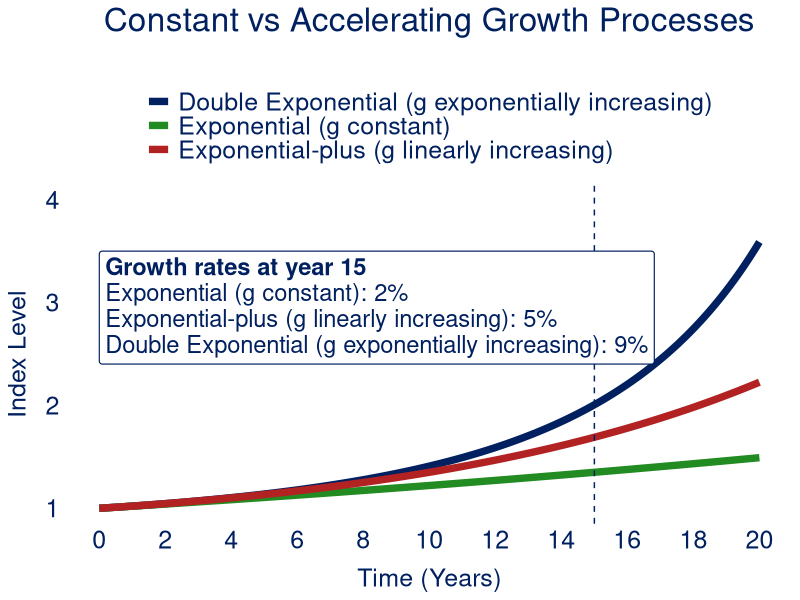

Reproduce this figure in R.
## ---- chunk 1
library(tidyverse)
library(scales)
library(glue)
library(ggtext)

#################################################
### GRAPHICS THEME
#################################################
theme_sph <- function() {
  theme(plot.title=element_text(size=24,hjust=0.5,colour="#002060"),
        plot.subtitle=element_text(size=20,hjust=0.5,face="italic",colour="#002060"),
        plot.caption=element_text(color="#002060",size=16,hjust=0.5),
        axis.text.y=element_text(colour="#002060",size=18),
        axis.text.x=element_text(colour="#002060",size=18),
        axis.title.x=element_text(colour="#002060",size=18,
                                  margin=margin(t=10,r=0,b=0,l=0)),
        axis.title.y=element_text(colour="#002060",size=18,
                                  margin=margin(t=0,r=10,b=0,l=0)),
        axis.ticks=element_blank(),
        axis.line.x=element_blank(),
        legend.position="top",
        legend.direction="vertical",
        legend.text=element_text(colour="#002060",size=18),
        legend.title=element_blank(),
        panel.background=element_blank(),
        panel.grid.major=element_blank(),
        panel.grid.minor=element_blank())
     }

# Initialisation
t <- seq(0, 20, by = 1/12)
y0 <- 1

# Parameters
g0    <- 0.02      # 10% constant growth
alpha <- 0.002  # linear increase per year
beta  <- 0.1     # exponential increase parameter

# Calculate growth trajectories
y_const     <- y0 * exp(g0 * t)
y_superexp  <- y0 * exp(g0 * t + 0.5 * alpha * t^2)
y_doubleexp <- y0 * exp((g0 / beta) * (exp(beta * t) - 1))

# Define model labels dynamically
label_const <- "Exponential (g constant)"
label_super <- "Exponential-plus (g linearly increasing)"
label_double <- "Double Exponential (g exponentially increasing)"

# Combine into dataframe
growth_df <- tibble(
  time = rep(t, 3),
  value = c(y_const, y_superexp, y_doubleexp),
  model = rep(c(label_const, label_super, label_double), each = length(t)))

# Growth rates at t = 15
t_check <- 15
g_const  <- g0
g_super  <- g0 + alpha * t_check
g_double <- g0 * exp(beta * t_check)

# Line colors
col_const  <- "#002060"
col_super  <- "forestgreen"
col_double <- "firebrick"

# Plot
ggplot(growth_df, aes(x = time, y = value, color = model)) +
  geom_line(linewidth = 2.5) +
  geom_vline(xintercept=15,linetype = "dashed",color = "#002060") +
  geom_richtext(
    data = tibble(x = 0, y = 3.5, label = glue(
      "**Growth rates at year {t_check}**<br>",
      "{label_const}: {round(100 * g_const)}%<br>",
      "{label_super}: {round(100 * g_super)}%<br>",
      "{label_double}: {round(100 * g_double)}%")),
    aes(x = x, y = y, label = label),
    hjust = 0, vjust = 1,
    fill = "white", color = "#002060", 
    size = 6, lineheight = 1.1,
    label.size = 0.4,
    label.r = grid::unit(0.15, "lines"),
    label.padding = grid::unit(0.3, "lines")) +
  scale_color_manual(values = c(col_const, col_super, col_double)) +
  scale_y_continuous(breaks = seq(0, 4, by = 1),limits=c(1,4)) +
  scale_x_continuous(breaks = seq(0, 20, by = 2)) +
  labs(
    title = "Constant vs Accelerating Growth Processes",
    subtitle = "",
    x = "Time (Years)",
    y = "Index Level") +
  theme_sph() +
  theme(plot.tag = element_markdown())
